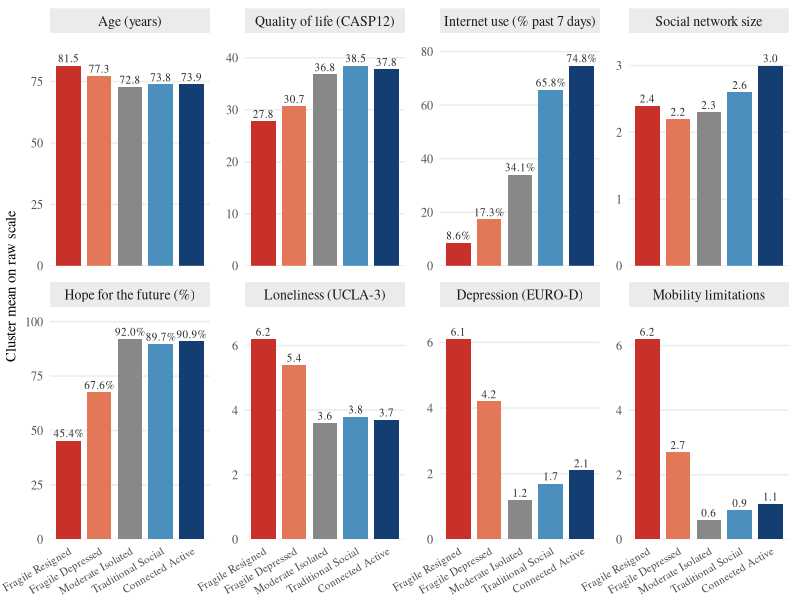

The R script that drew this image:
# ==============================================================================
# FIG 4.1 — Italian profile signatures, 8 bar panels.
# Profile names on the x-axis of the bottom-row panels (matching the Sweden
# Fig 5.1 style); no legend. Bars were colour-coded by profile but had neither
# legend nor x labels. Values are the deployed figures, copied verbatim (no
# recomputation) so the data is unchanged.
# OUTPUT: Invisible_Profiles_LaTeX_Overleaf/figures/04_italy/fig_4_1_NEW.png
# ==============================================================================
suppressMessages({ library(ggplot2); library(patchwork) })

base <- "/Users/vincenzosilvestri/SHARE_DATASET/DATASET RESEARCH"
prof <- c("Fragile Resigned","Fragile Depressed","Moderate Isolated",
          "Traditional Social","Connected Active")
pal  <- c("Fragile Resigned"="#C8302A","Fragile Depressed"="#E27858",
          "Moderate Isolated"="#888888","Traditional Social"="#4A8FBE",
          "Connected Active"="#143E72")

panels <- list(
  list("Age (years)",                  c(81.5,77.3,72.8,73.8,73.9), FALSE),
  list("Quality of life (CASP12)",     c(27.8,30.7,36.8,38.5,37.8), FALSE),
  list("Internet use (% past 7 days)", c(8.6,17.3,34.1,65.8,74.8),  TRUE),
  list("Social network size",          c(2.4,2.2,2.3,2.6,3.0),      FALSE),
  list("Hope for the future (%)",      c(45.4,67.6,92.0,89.7,90.9), TRUE),
  list("Loneliness (UCLA-3)",          c(6.2,5.4,3.6,3.8,3.7),      FALSE),
  list("Depression (EURO-D)",          c(6.1,4.2,1.2,1.7,2.1),      FALSE),
  list("Mobility limitations",         c(6.2,2.7,0.6,0.9,1.1),      FALSE)
)

# Single faceted plot (matches Sweden Fig 5.1): one panel per metric, strip
# title carries the metric name, a shared y-axis title, free_y scales. With
# scales = "free_y" the x-axis is shared, so the profile labels are drawn only
# on the bottom row and every panel is the same size (rows stay aligned).
df <- do.call(rbind, lapply(seq_along(panels), function(i) {
  p <- panels[[i]]
  data.frame(metric = p[[1]],
             profile = prof,
             value = p[[2]],
             label = if (p[[3]]) sprintf("%.1f%%", p[[2]]) else sprintf("%.1f", p[[2]]),
             stringsAsFactors = FALSE)
}))
df$metric  <- factor(df$metric, levels = vapply(panels, `[[`, "", 1))
df$profile <- factor(df$profile, levels = prof)

combined <- ggplot(df, aes(profile, value, fill = profile)) +
  geom_col(width = 0.80) +
  geom_text(aes(label = label), vjust = -0.4, size = 2.8, family = "Times",
            colour = "grey15") +
  facet_wrap(~ metric, scales = "free_y", nrow = 2) +
  scale_fill_manual(values = pal, breaks = prof, name = NULL) +
  scale_y_continuous(expand = expansion(mult = c(0, 0.16))) +
  labs(x = NULL, y = "Cluster mean on raw scale") +
  theme_minimal(base_family = "Times", base_size = 11) +
  theme(axis.text.x = element_text(angle = 30, hjust = 1, size = 8, family = "Times"),
        axis.ticks.x = element_blank(),
        panel.grid.major.x = element_blank(),
        panel.grid.minor = element_blank(),
        axis.title.y = element_text(size = 10.5, margin = margin(r = 4)),
        strip.text = element_text(size = 10),
        strip.background = element_rect(fill = "grey92", colour = NA),
        panel.spacing = unit(0.8, "lines"),
        legend.position = "none",
        plot.margin = margin(6, 8, 2, 4))

out <- file.path(base, "Invisible_Profiles_LaTeX_Overleaf/figures/04_italy/fig_4_1_NEW.png")
ggsave(out, combined, width = 13, height = 7.0, dpi = 220, bg = "white")
cat("Saved:", out, "\n")
